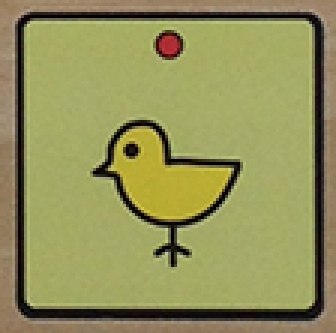
#> input picture pics/stones/hiyoko.png, 112 x 111 px (shown 3 times larger)
$ python stones.py pics/stones/hiyoko.png
#> lines starting #> are read from the running program, lines starting #| are printed output that depends on the picture
import numpy as np
import cv2
import sys
import normalize as nm
from matplotlib import pyplot as plt

# [23 lines left out: functions rotate, getMatchLocs, getMatchImg, not called in this run]

stones = {
        'hiyoko':   cv2.imread('pics/stones/hiyoko.png',   0),
        'lion':     cv2.imread('pics/stones/lion.png',     0),
        'zo':       cv2.imread('pics/stones/zo.png',       0),
        'kirin':    cv2.imread('pics/stones/kirin.png',    0),
        'niwatori': cv2.imread('pics/stones/niwatori.png', 0)
        }
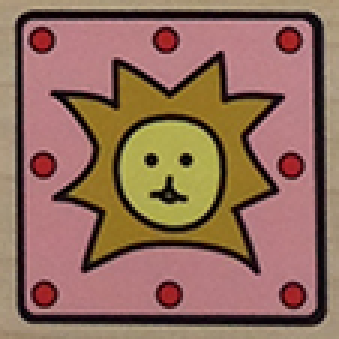
#> input picture pics/stones/lion.png, 113 x 113 px (shown 3 times larger)
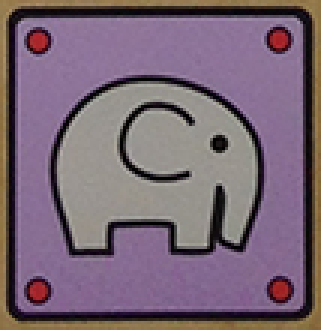
#> input picture pics/stones/zo.png, 107 x 110 px (shown 3 times larger)
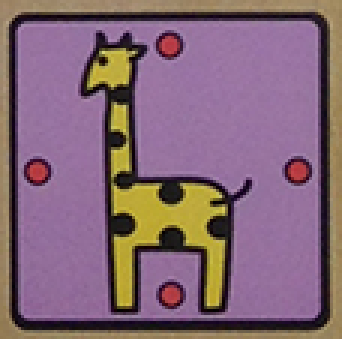
#> input picture pics/stones/kirin.png, 114 x 113 px (shown 3 times larger)
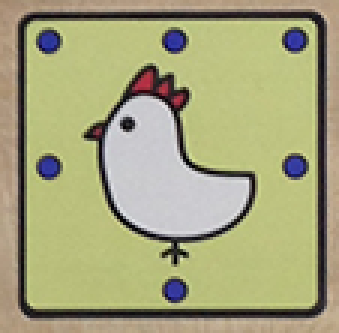
#> input picture pics/stones/niwatori.png, 113 x 111 px (shown 3 times larger)

symbols = {
        'hiyoko':   ('+HI', '-HI'),
        'lion':     ('+LI', '-LI'),
        'zo':       ('+ZO', '-ZO'),
        'kirin':    ('+KI', '-KI'),
        'niwatori': ('+NI', '-NI')
        }

TL = (91, 182)
BR = (585, 842)

def isValidPosition(x, y):
    return TL[0] <= x <= BR[0] and TL[1] <= y <= BR[1]

# [30 lines left out: functions getPosition, getStones, not called in this run]
